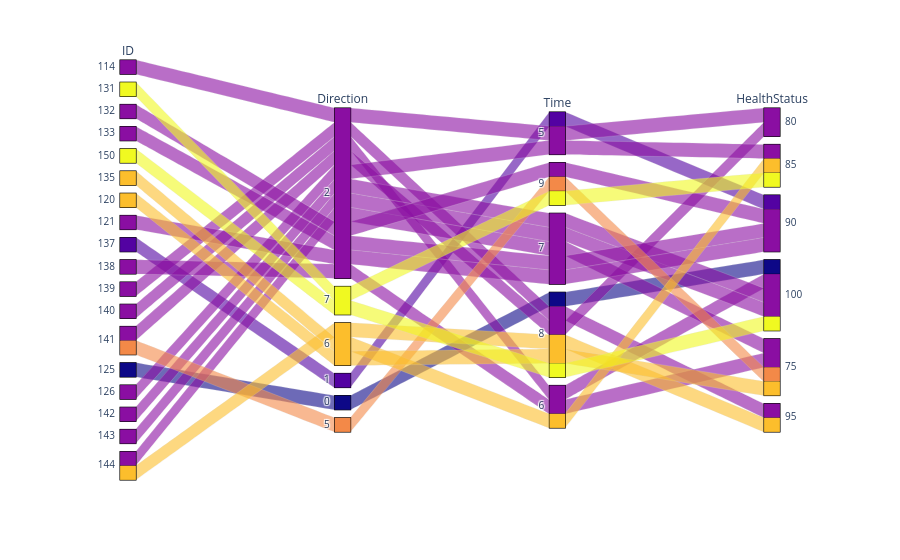

The notebook cell saved with this chart:
### Code cell
import pandas as pd
import numpy as np
import plotly.express as px

#start = int(input("Enter a starting number:"))
#end = int(input("Enter an ending number:"))
#new_data4 = new_data3.iloc[start:end+1, :]

fig = px.parallel_categories(new_data2, color = "Direction")
fig.update_coloraxes(showscale=False)
fig.show()

# north - 0, south - 1, east - 2, west - 3, northwest - 4, southwest - 5, northeast - 6, southeast - 7

### Figure 1 — Plotly figure (JSON) as saved in the notebook; plotly's stock layout.template omitted (floating-point values rounded to 4 significant figures)
{"data": [{"dimensions": [{"label": "ID", "values": [114, 131, 132, 133, 150, 135, 120, 121, 137, 138, 139, 140, 141, 125, 126, 141, 142, 143, 144, 144]}, {"label": "Direction", "values": [2, 7, 2, 2, 7, 6, 6, 2, 1, 2, 2, 2, 2, 0, 2, 5, 2, 2, 2, 6]}, {"label": "Time", "values": [5, 9, 9, 7, 8, 6, 8, 7, 5, 6, 8, 6, 8, 8, 5, 9, 7, 7, 7, 8]}, {"label": "HealthStatus", "values": [80, 85, 90, 90, 100, 85, 75, 90, 90, 75, 95, 100, 80, 100, 85, 75, 100, 100, 75, 95]}], "domain": {"x": [0, 1], "y": [0, 1]}, "line": {"color": [2, 7, 2, 2, 7, 6, 6, 2, 1, 2, 2, 2, 2, 0, 2, 5, 2, 2, 2, 6], "coloraxis": "coloraxis"}, "name": "", "type": "parcats"}], "layout": {"autosize": true, "coloraxis": {"colorbar": {"title": {"text": "Direction"}}, "colorscale": [[0, "#0d0887"], [0.1111, "#46039f"], [0.2222, "#7201a8"], [0.3333, "#9c179e"], [0.4444, "#bd3786"], [0.5556, "#d8576b"], [0.6667, "#ed7953"], [0.7778, "#fb9f3a"], [0.8889, "#fdca26"], [1, "#f0f921"]], "showscale": false}, "legend": {"tracegroupgap": 0}, "margin": {"t": 60}}}
